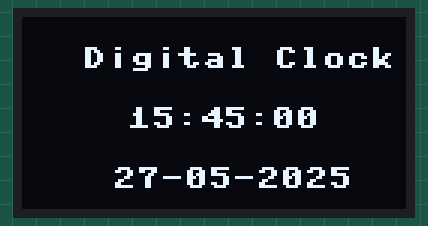
Bench run of a program on a simulated ESP32 board running MicroPython. Parts: 128×64 one-colour display. The clock reads 2024-03-15 10:24:30 at power-on unless the program sets it.

Above: at 0.1 s.
At 4.2 s:
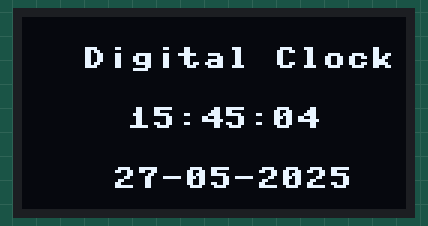
At 11.4 s:
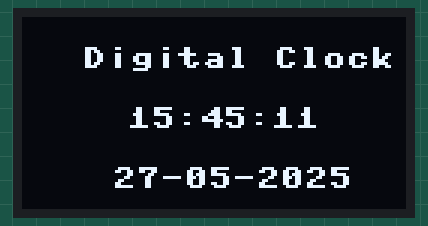
At 18.5 s:
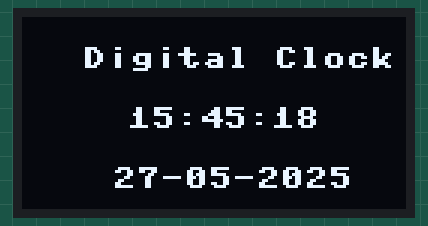
At 28.8 s:
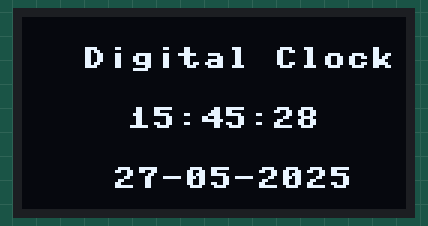
At 38.0 s:
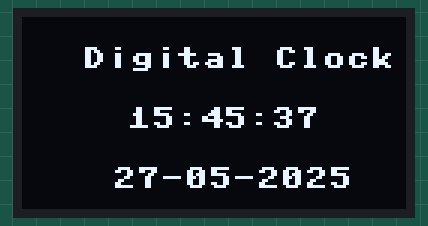

The program:

main.py
```python
from machine import Pin, I2C, RTC
from ssd1306 import SSD1306_I2C
import time

# Initialize I2C and OLED
i2c = I2C(0, scl=Pin(22), sda=Pin(21))  # Adjust pins as per your board
oled = SSD1306_I2C(128, 64, i2c)

# Initialize RTC
rtc = RTC()

# Set initial time (if needed)
# Format: (year, month, day, weekday, hours, minutes, seconds, subseconds)
# Example: Set to 2025-05-27 15:45:00
rtc.datetime((2025, 5, 27, 2, 15, 45, 0, 0))  # Adjust as per current time

def display_time():
    while True:
        # Get current time from RTC
        current_time = rtc.datetime()
        hours = current_time[4]
        minutes = current_time[5]
        seconds = current_time[6]

        # Format time as HH:MM:SS
        time_str = "{:02d}:{:02d}:{:02d}".format(hours, minutes, seconds)

        # Clear display
        oled.fill(0)

        # Display time centered
        oled.text("Digital Clock", 20, 10)
        oled.text(time_str, 35, 30)

        # Optional: Display date
        date_str = "{:02d}-{:02d}-{:04d}".format(current_time[2], current_time[1], current_time[0])
        oled.text(date_str, 30, 50)

        # Update display
        oled.show()

        # Update every second
        time.sleep(1)

# Run the clock
try:
    display_time()
except KeyboardInterrupt:
    oled.fill(0)
    oled.text("Clock Stopped", 20, 30)
    oled.show()
```

Measured:
- what the display in image 1 shows lasts 1.0 s, from 4.2 s to 5.2 s
